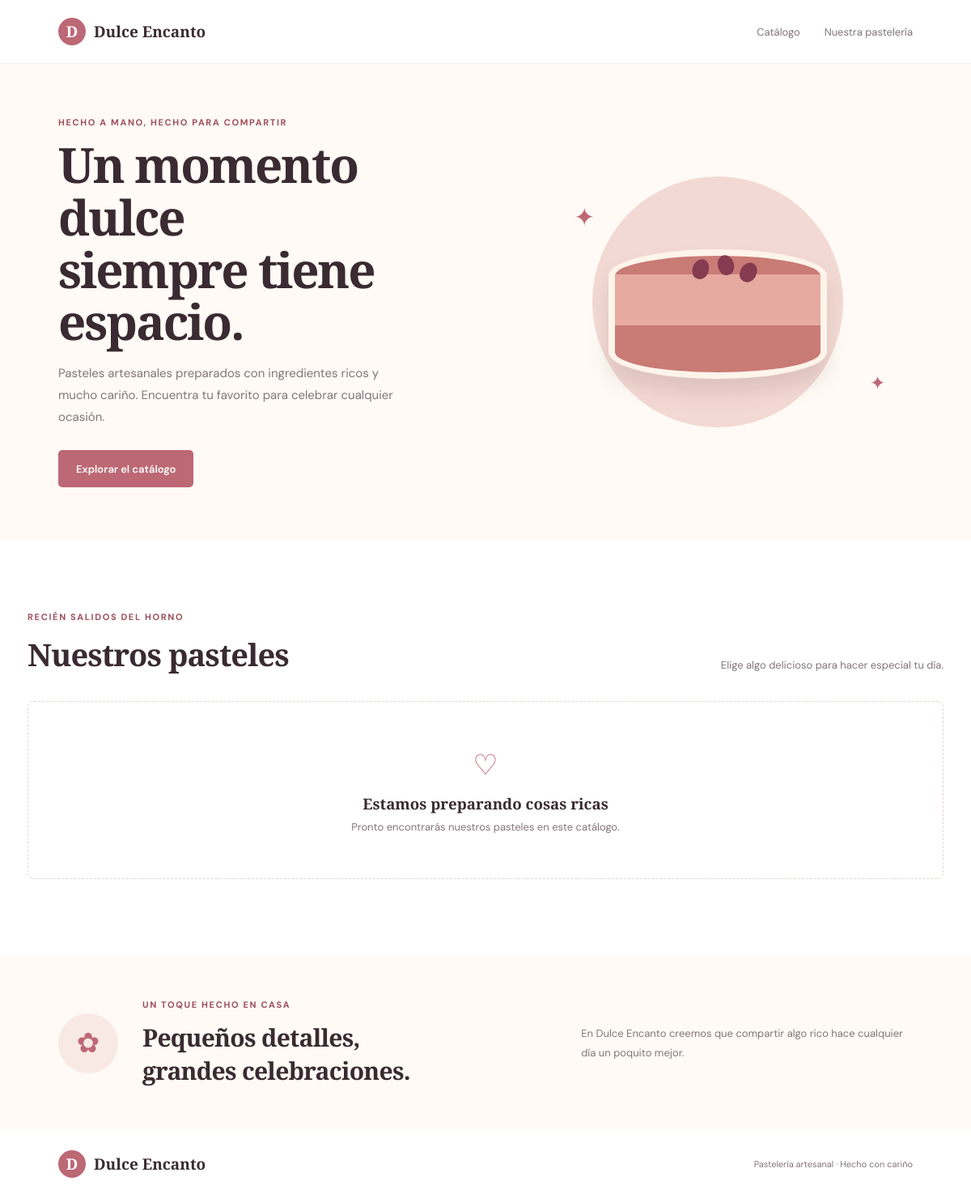
The app's page /, older data.
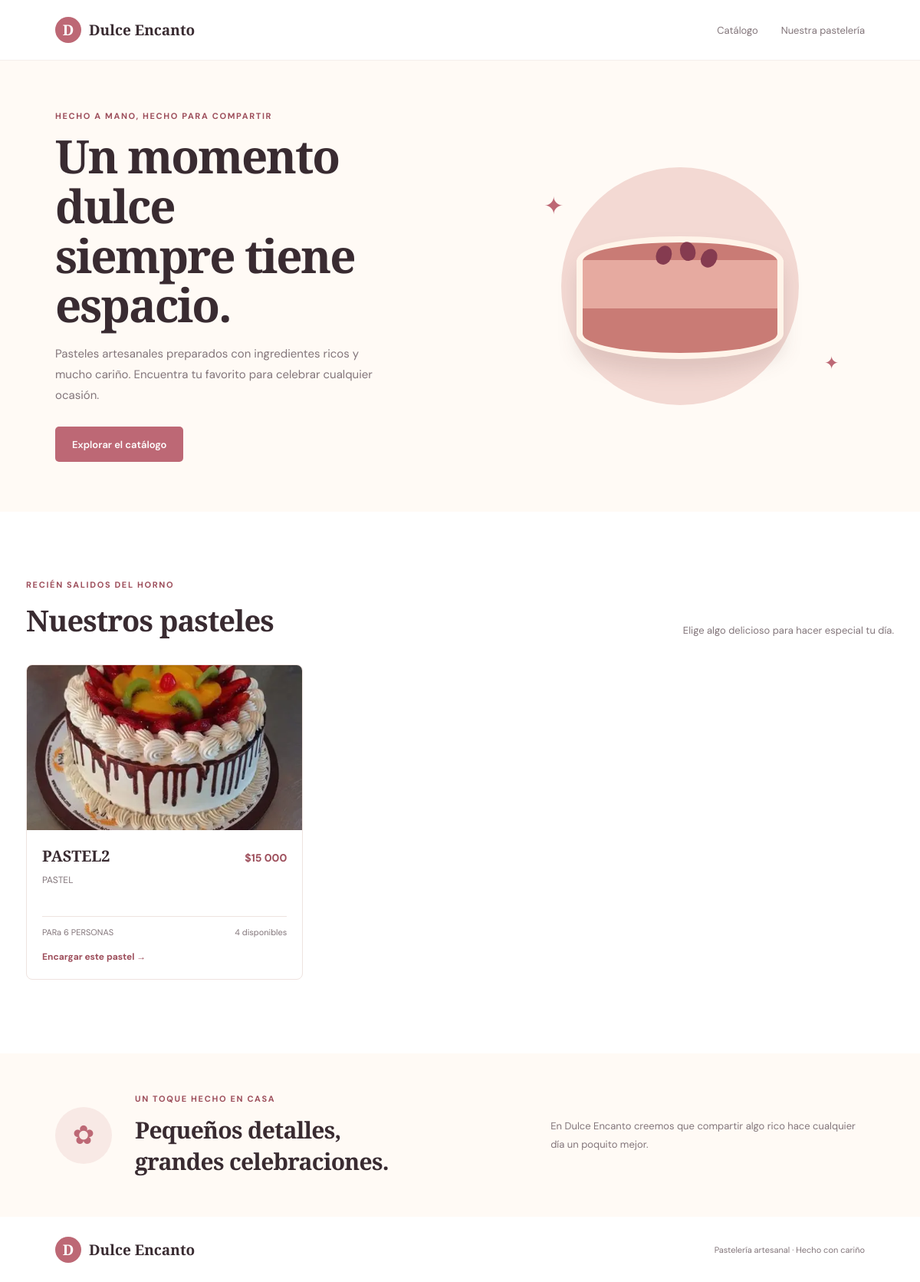
The same page, newer data.
### pasteleria/models.py (models this page shows, shortened)
class producto(models.Model):
    nombre = models.CharField(max_length=100)
    descripcion = models.TextField()
    precio = models.DecimalField(max_digits=10, decimal_places=2)
    stock = models.IntegerField()
    porcion = models.CharField(max_length=50)
    imagen = models.ImageField(upload_to='productos/',blank=True, null=True)

### pasteleria/views.py (the view)
# urls.py: path('', views.catalogo, name='catalogo'),
def catalogo(request):
    productos = producto.objects.all().order_by('nombre')
    return render(request, 'pasteleria/catalogo.html', {'productos': productos})

### templates/pasteleria/catalogo.html (shortened to what the changed rows need)
{% load static %}
{% load humanize %}
<!DOCTYPE html>
<html lang="es">
<head>
    <link rel="stylesheet" href="{% static 'css/catalogo.css' %}">
</head>
<body>
    <main>
        <section class="hero">
            <div class="hero-copy">
                <h1>Un momento dulce<br>siempre tiene espacio.</h1>
            </div>
        </section>
        <section class="catalog-section" id="catalogo">
            <div class="section-heading">
                <div>
                    <h2>Nuestros pasteles</h2>
                </div>
            </div>
            <div class="product-grid">
                {% for pastel in productos %}
                    <article class="product-card">
                        <a class="product-image"
                           href="{% if pastel.stock > 0 %}{% url 'crear_encargo' pastel.id %}{% else %}{% url 'detalle_producto' pastel.id %}{% endif %}"
                           aria-label="{% if pastel.stock > 0 %}Encargar{% else %}Ver disponibilidad de{% endif %} {{ pastel.nombre }}">
                           {% if pastel.imagen %}
    <img src="{{ pastel.imagen.url }}" alt="{{ pastel.nombre }}"
         style="position: absolute; inset: 0; width: 100%; height: 100%; object-fit: cover;">
{% else %}
    <span class="product-image-decoration" aria-hidden="true">✦</span>
{% endif %}
                        </a>
                        <div class="product-info">
                            <div class="product-title-row">
                                <h3>{{ pastel.nombre }}</h3>
                                <span class="product-price">${{ pastel.precio|floatformat:0|intcomma }}</span>
                            </div>
                            <p>{{ pastel.descripcion|truncatewords:18 }}</p>
                            <div class="product-meta">
                                <span>{{ pastel.porcion }}</span>
                                {% if pastel.stock > 0 %}
                                    <span>{{ pastel.stock }} disponibles</span>
                                {% else %}
                                    <span>Agotado por hoy</span>
                                {% endif %}
                            </div>
                            <a class="text-link"
                               href="{% if pastel.stock > 0 %}{% url 'crear_encargo' pastel.id %}{% else %}{% url 'detalle_producto' pastel.id %}{% endif %}">
                                {% if pastel.stock > 0 %}Encargar este pastel{% else %}Ver disponibilidad{% endif %}
                                <span aria-hidden="true">→</span>
                            </a>
                        </div>
                    </article>
                {% empty %}
                    <div class="empty-state">
                        <span aria-hidden="true">♡</span>
                        <h3>Estamos preparando cosas ricas</h3>
                        <p>Pronto encontrarás nuestros pasteles en este catálogo.</p>
                    </div>
                {% endfor %}
            </div>
        </section>
        <section class="about-section" id="nosotros">
            <div>
                <h2>Pequeños detalles,<br>grandes celebraciones.</h2>
            </div>
        </section>
    </main>
</body>
</html>

Row changes from the older to the newer data that the page shows:
added producto: imagen (picture), nombre "PASTEL2", precio "15 000", descripcion "PASTEL", porcion "PARa 6 PERSONAS", stock "4", shows "Encargar este pastel"
Text that changed along with them:
text no longer shown: "♡ Estamos preparando cosas ricas Pronto encontrarás nuestros pasteles en este catálogo."
